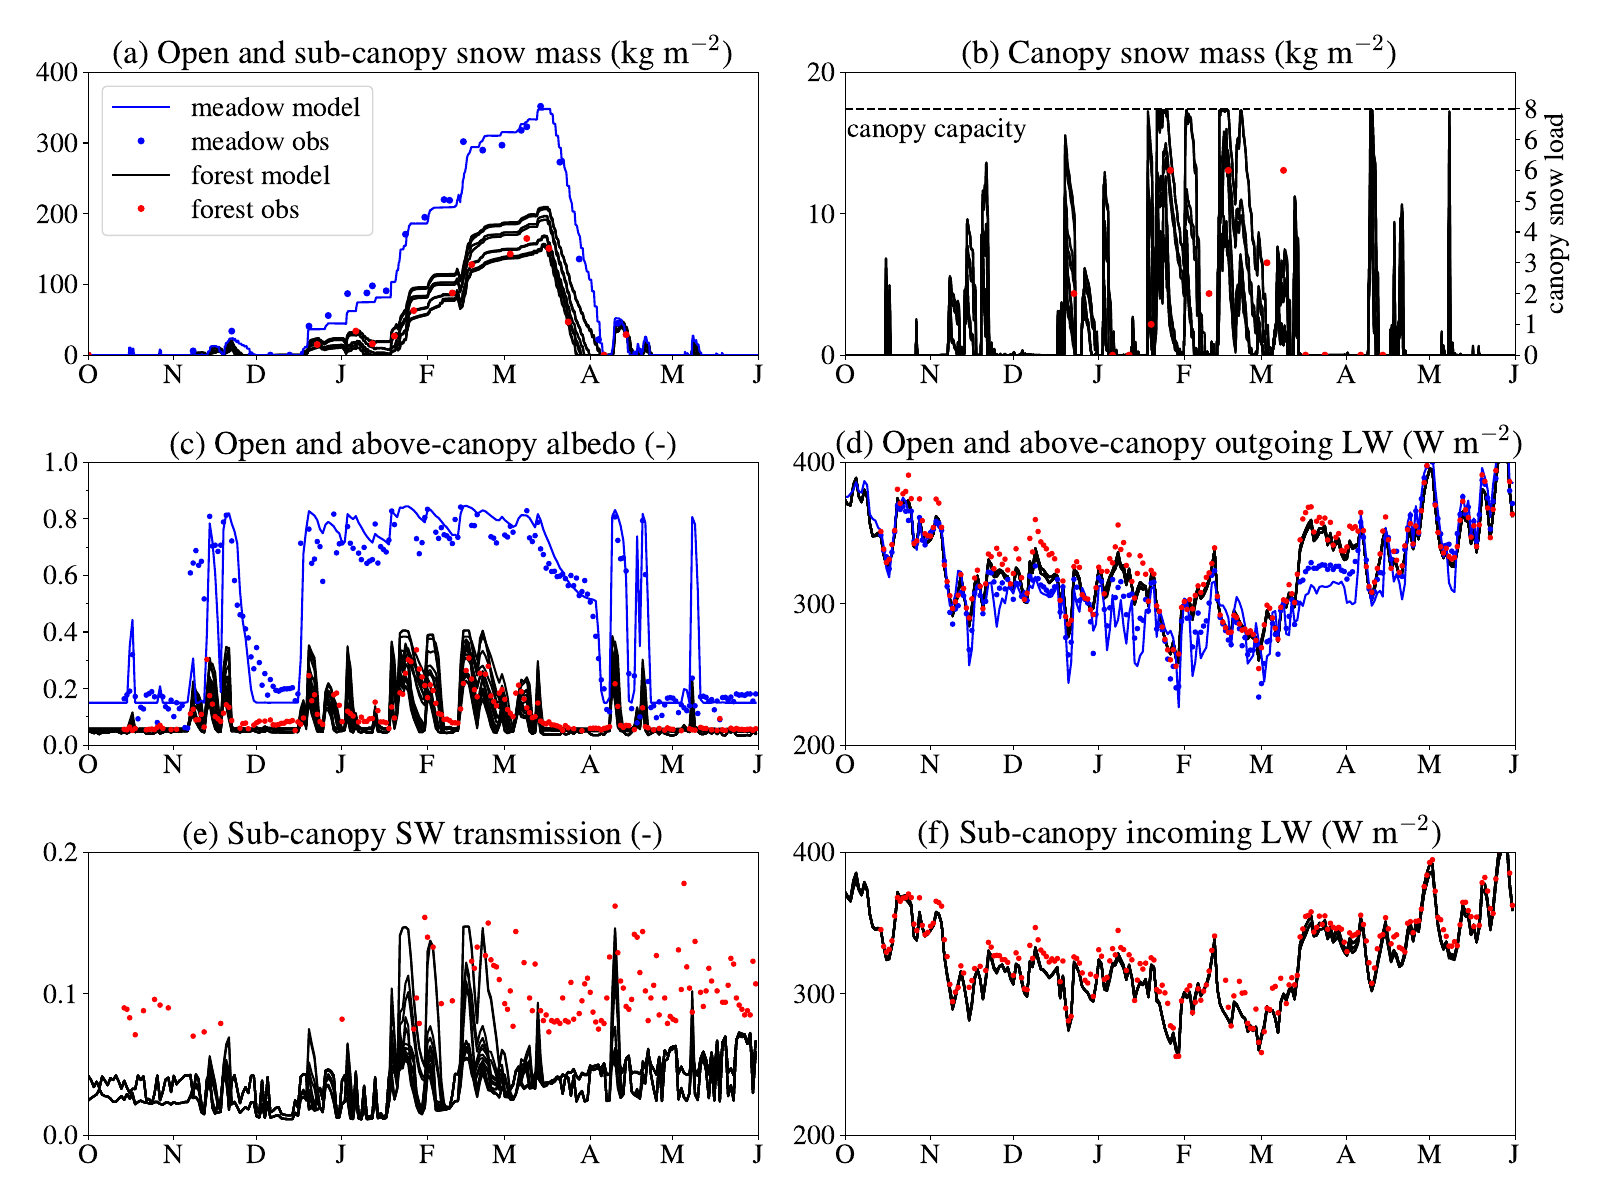

The script that saved this image:
"""
A Flexible Snow Model (FSM 2.1.1) including a forest canopy
Figure 8. Simulations (lines) and observations (points) for the Alptal forest and meadow sites in 2004-2005.
Albedo, transmission and longwave radiation fluxes are daily values. Subjective canopy snow load observations
are scaled to the model's canopy capacity (dashed line in b).
"""
import matplotlib.pyplot as plt
from matplotlib.ticker import MultipleLocator
import numpy as np

plt.rcParams['font.size'] = 20
plt.rcParams['mathtext.fontset'] = 'cm'
plt.rcParams['font.family'] = 'STIXGeneral'
plt.figure(figsize=(16,12))

ax11 = plt.subplot(321)
ax12 = plt.subplot(322)
ax21 = plt.subplot(323)
ax22 = plt.subplot(324)
ax31 = plt.subplot(325)
ax32 = plt.subplot(326)
ax12a = ax12.twinx()

nh = 5832
days = 24*np.arange(nh/24)
firsts = [0,743,1463,2207,2951,3623,4367,5087,5832]
months = ['O','N','D','J','F','M','A','M','J']

swe = np.loadtxt('Figure08swemod.dat')
svg = np.loadtxt('Figure08svgmod.dat')
alb = np.loadtxt('Figure08albmod.dat')
trn = np.loadtxt('Figure08SWtrmod.dat')
LWup = np.loadtxt('Figure08LWupmod.dat')
LWsub = np.loadtxt('Figure08LWsubmod.dat')
for n in range(16):
    ax11.plot(swe[:,n],'k')
    ax12.plot(svg[:,n],'k')
    ax21.plot(days,alb[:,n],'k')
    ax22.plot(days,LWup[:,n],'k')
    ax31.plot(days,trn[:,n],'k')
    ax32.plot(days,LWsub[:,n],'k')
                
ax11.plot(swe[:,16],'b')
ax21.plot(days,alb[:,16],'b')
ax22.plot(days,LWup[:,16],'b')
            
alb = np.loadtxt('Figure08meadowobs.dat',usecols=0)
Lup = np.loadtxt('Figure08meadowobs.dat',usecols=1)
snd = np.loadtxt('Figure08meadowobs.dat',usecols=2)
swe = np.loadtxt('Figure08meadowobs.dat',usecols=3)
ax11.plot(days,swe,'bo',ms=4)
ax21.plot(days,alb,'bo',ms=3)
ax22.plot(days,Lup,'bo',ms=3)

Scap = 4.4*3.96
alb = np.loadtxt('Figure08forestobs.dat',usecols=0)
Lup = np.loadtxt('Figure08forestobs.dat',usecols=1)
Ldn = np.loadtxt('Figure08forestobs.dat',usecols=2)
svg = (Scap/8)*np.loadtxt('Figure08forestobs.dat',usecols=3)
swe = np.loadtxt('Figure08forestobs.dat',usecols=4)
trn = np.loadtxt('Figure08forestobs.dat',usecols=5)
ax11.plot(days,swe,'ro',ms=4)
ax12.plot(days,svg,'ro',ms=4)
ax12.plot([0,nh],[Scap,Scap],'k--')
ax12.text(20,15.4,'canopy capacity')
ax21.plot(days,alb,'ro',ms=3)
ax22.plot(days,Lup,'ro',ms=3)  
ax31.plot(days,trn,'ro',ms=3)
ax32.plot(days,Ldn,'ro',ms=3)  
            
ax11.set_xlim(0,nh)
ax12.set_xlim(0,nh)
ax21.set_xlim(0,nh)
ax22.set_xlim(0,nh)
ax31.set_xlim(0,nh)
ax32.set_xlim(0,nh)
ax11.set_xticks(firsts)
ax11.set_xticklabels(months)
ax12.set_xticks(firsts)
ax12.set_xticklabels(months)
ax21.set_xticks(firsts)
ax21.set_xticklabels(months)
ax22.set_xticks(firsts)
ax22.set_xticklabels(months)
ax31.set_xticks(firsts)
ax31.set_xticklabels(months)
ax32.set_xticks(firsts)
ax32.set_xticklabels(months)
ax11.set_ylim(0,400)
ax12.set_ylim(0,20)
ax21.set_ylim(0,1)
ax22.set_ylim(200,400)
ax31.set_ylim(0,0.2)
ax32.set_ylim(200,400)
ax12.set_yticks([0,10,20])
ax22.set_yticks([200,300,400])
ax31.set_yticks([0,0.1,0.2])
ax32.set_yticks([200,300,400])
ax21.yaxis.set_minor_locator(MultipleLocator(0.1))
ax11.set_title('(a) Open and sub-canopy snow mass (kg m$^{-2}$)')
ax12.set_title('(b) Canopy snow mass (kg m$^{-2}$)')
ax21.set_title('(c) Open and above-canopy albedo (-)')
ax22.set_title('(d) Open and above-canopy outgoing LW (W m$^{-2}$)')
ax31.set_title('(e) Sub-canopy SW transmission (-)')
ax32.set_title('(f) Sub-canopy incoming LW (W m$^{-2}$)')

ax11.plot(0,0,'b',label='meadow model')
ax11.plot(0,0,'bo',ms=4,label='meadow obs')
ax11.plot(0,0,'k',label='forest model')
ax11.plot(0,0,'ro',ms=4,label='forest obs')
ax11.legend(labelspacing=0.3,loc='upper left')

ax12a.set_ylim(0,20)
ax12a.set_yticks((Scap/8)*np.arange(9))
ax12a.set_yticklabels(['0','1','2','3','4','5','6','6','8'])
ax12a.set_ylabel('canopy snow load')

plt.tight_layout()
plt.savefig('Figure08.pdf')




